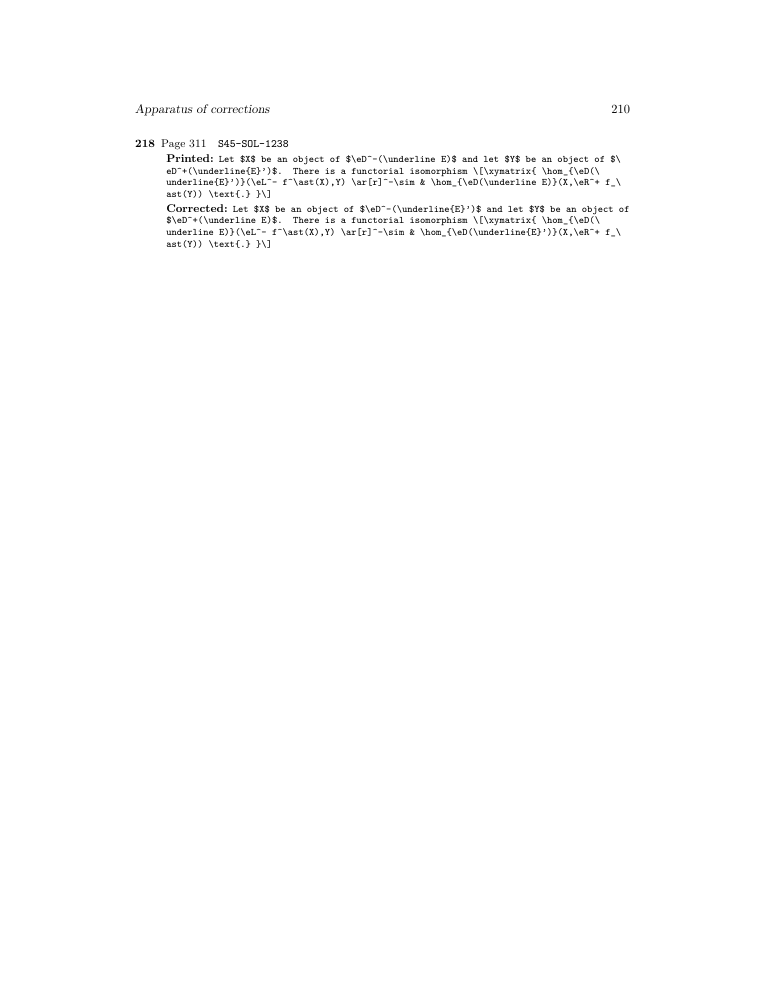
#> input picture raw/pro_returns/SGA4HALF_READERS_20261113/RECORDS/work/build/visual_qa/SGA4HALF_EN_corrected_apparatus_last_apparatus.png, 765 x 990 px
$ python lines.py ../../../../raw/pro_returns/SGA4HALF_READERS_20261113/RECORDS/work/build/visual_qa/SGA4HALF_EN_corrected_apparatus_last_apparatus.png
#> lines starting #> are read from the running program, lines starting #| are printed output that depends on the picture; after the words box and inside, x2 and y2 are one past the last pixel; in counts of white or black regions, pixels touching at a corner belong together
import sys
from PIL import Image
import numpy as np
# usage: lines.py strip.png  -> prints ink bands (y0,y1) and x extent
im = np.array(Image.open(sys.argv[1]).convert('L'))
ink = (im < 128)
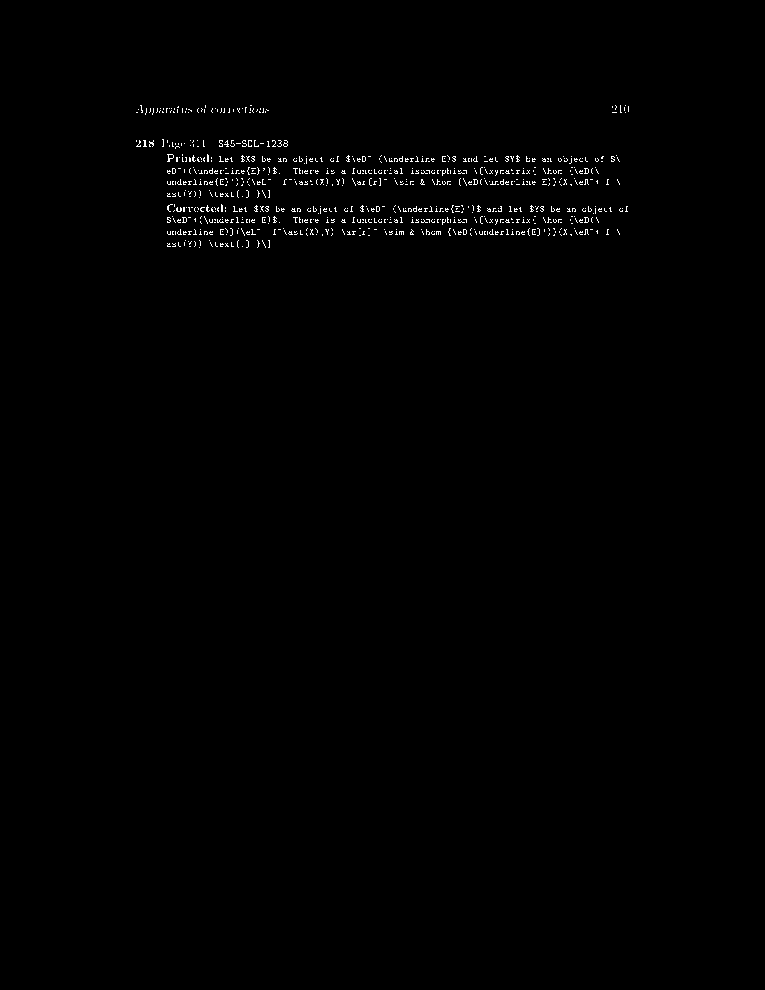
#> ink: shape (990, 765) bool; 0.6% white in thin lines or dots, all inside (x1, y1, x2, y2) = (136, 105, 629, 248)
rows = ink.sum(axis=1)
#> rows = 990 values, max 183 at index 211, min 0 at index 0, mean 4.62
bands = []
inb = False
for y, r in enumerate(rows):
    if r > 2 and not inb:
        inb = True; y0 = y
    elif r <= 2 and inb:
        inb = False; bands.append((y0, y))
#> this loop made 990 passes
#> inb on passes 106, 114, 141, 148, 155, 165, 168, 176, 179, 187, 191, 199: True, False, True, False, True, False, True, False, True, False, True, False
#> after the loop, bands = [(105, 113), (140, 147), (154, 164), (167, 175), (178, 186), (190, 198), (204, 214), (216, 224), (228, 236), (240, 248)]; inb = False; y0 = 240
if inb: bands.append((y0, len(rows)))
for (a, b) in bands:
    cols = np.where(ink[a:b].sum(axis=0) > 0)[0]
    print(a, b, b-a, cols.min(), cols.max())
#> this loop made 10 passes
#| 105 113 8 136 628
#| 140 147 7 136 287
#| 154 164 10 167 619
#| 167 175 8 167 598
#| 178 186 8 167 619
#| 190 198 8 167 269
#| 204 214 10 167 627
#| 216 224 8 167 598
#> (further printed lines are left out)

$ run again, on raw/pro_returns/SGA4HALF_READERS_20261113/RECORDS/work/build/visual_qa/SGA4HALF_EN_diplomatic_print10.png
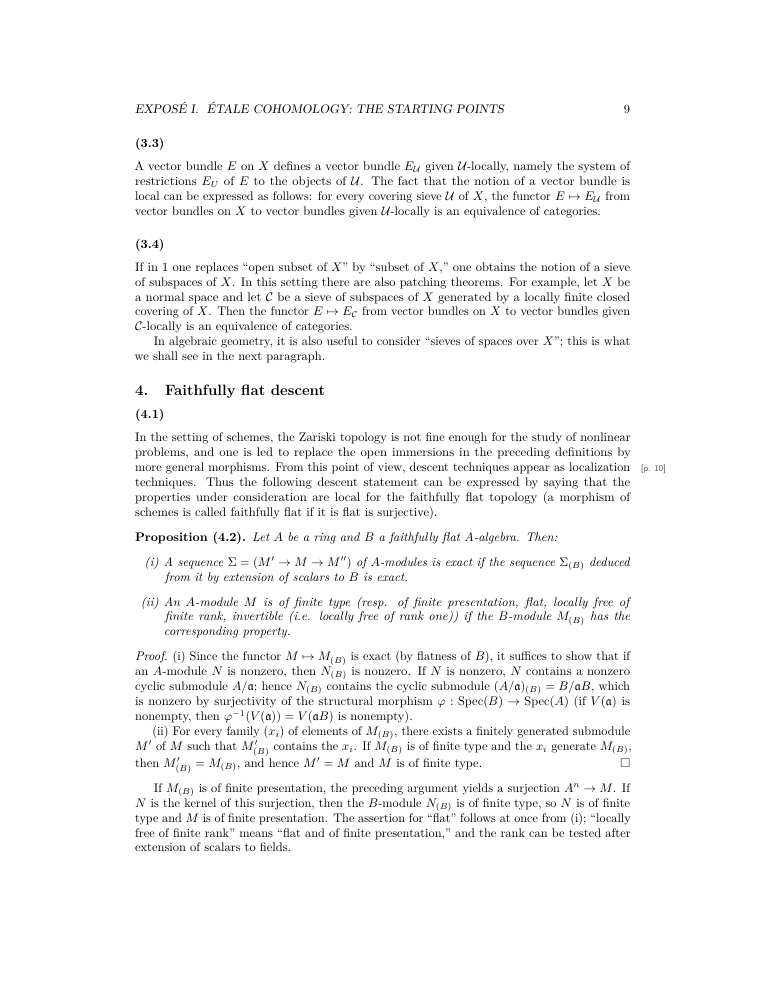
#> input picture raw/pro_returns/SGA4HALF_READERS_20261113/RECORDS/work/build/visual_qa/SGA4HALF_EN_diplomatic_print10.png, 765 x 990 px
#> `ink = (im < 128)`:
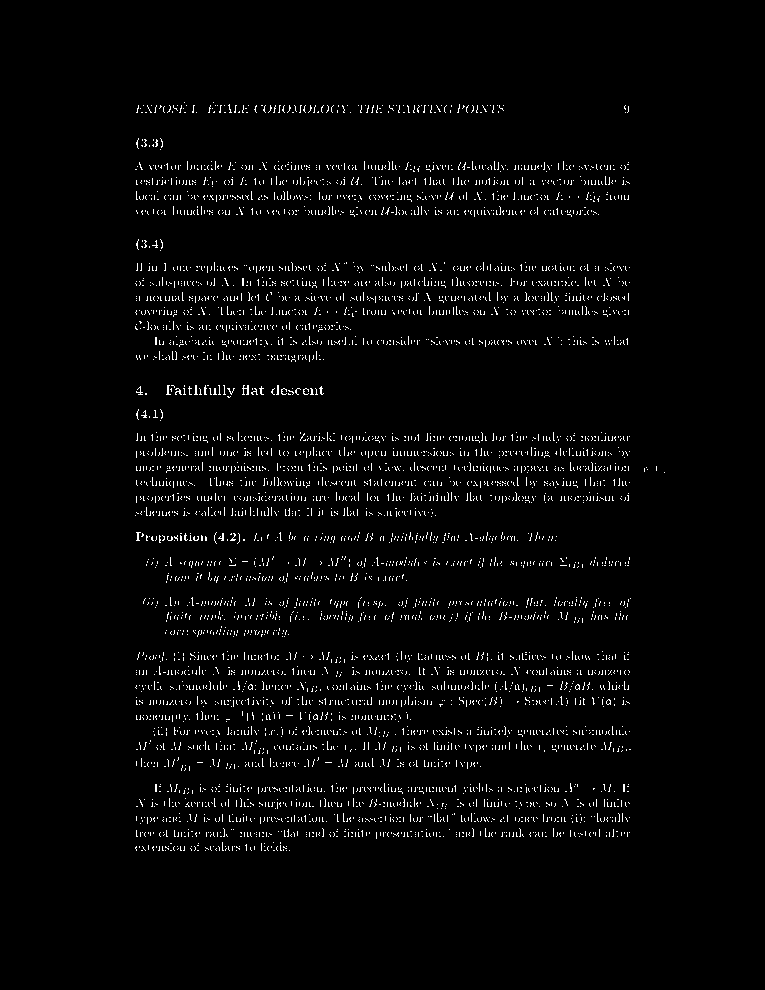
#> ink: shape (990, 765) bool; 2.6% white in thin lines or dots, all inside (x1, y1, x2, y2) = (135, 102, 665, 851)
#> rows = 990 values, max 141 at index 440, min 0 at index 0, mean 19.89
#> the loop `for y, r in enumerate(rows):` made 990 passes
#> inb on passes 106, 114, 140, 148, 162, 173, 177, 186: True, False, True, False, True, False, True, False
#> after the loop `for y, r in enumerate(rows):`: bands = 44 pairs, first value 105 to 842, second value 113 to 851; inb = False; y0 = 842
#> the loop `for (a, b) in bands:` made 44 passes
#> (a, b) on passes 1 to 8: (105, 113), (139, 147), (161, 172), (176, 185), (191, 202), (206, 217), (240, 248), (262, 271)
#> (printed output is left out)

$ run again, on raw/pro_returns/SGA4HALF_READERS_20261113/RECORDS/work/build/visual_qa/SGA4HALF_EN_reading_print54.png
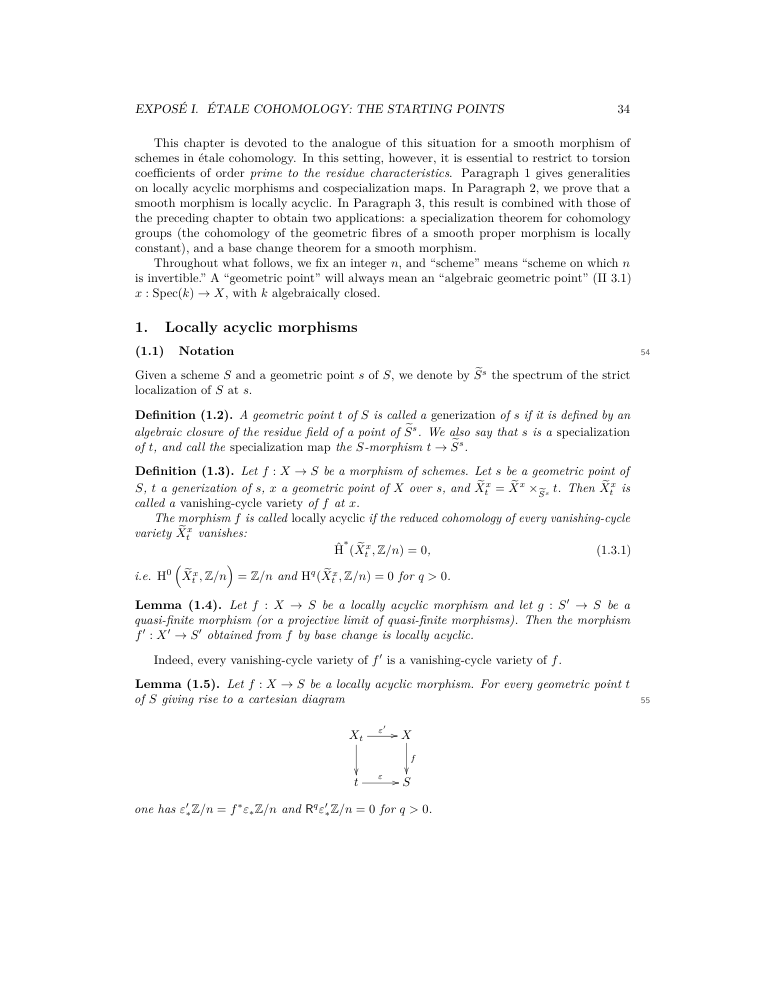
#> input picture raw/pro_returns/SGA4HALF_READERS_20261113/RECORDS/work/build/visual_qa/SGA4HALF_EN_reading_print54.png, 765 x 990 px
#> `ink = (im < 128)`:
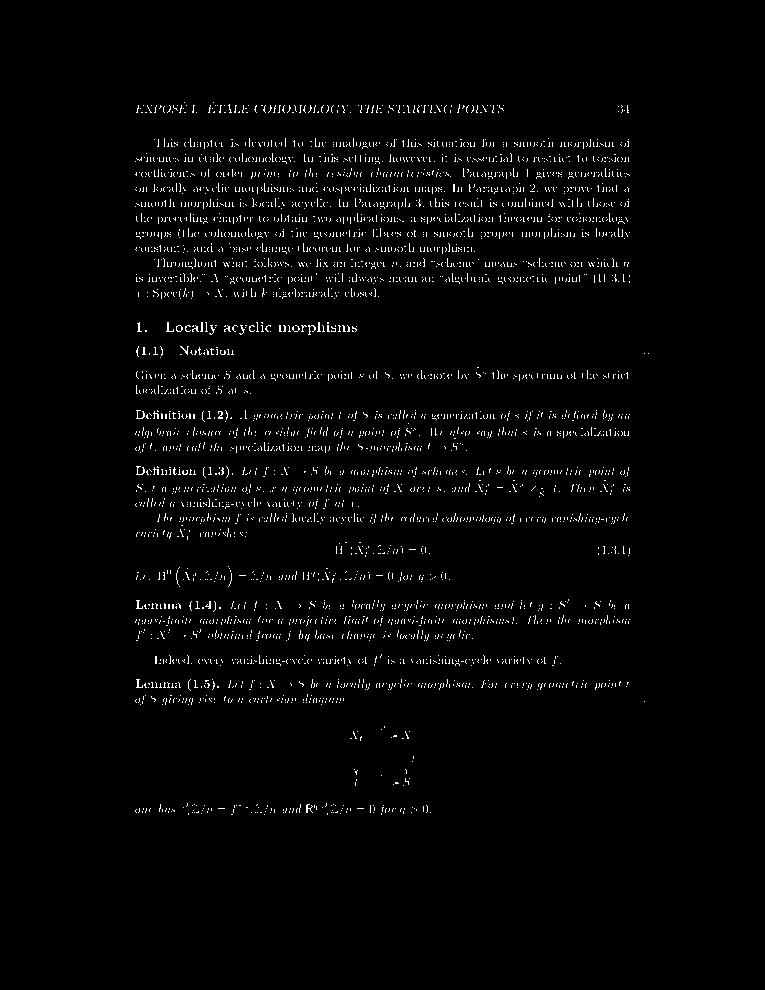
#> ink: shape (990, 765) bool; 2% white in thin lines or dots, all inside (x1, y1, x2, y2) = (135, 102, 649, 815)
#> rows = 990 values, max 141 at index 206, min 0 at index 0, mean 15.61
#> the loop `for y, r in enumerate(rows):` made 990 passes
#> inb on passes 106, 114, 139, 150, 154, 163, 164, 165: True, False, True, False, True, False, True, False
#> after the loop `for y, r in enumerate(rows):`: bands = 44 pairs, first value 105 to 804, second value 113 to 815; inb = False; y0 = 804
#> the loop `for (a, b) in bands:` made 44 passes
#> (a, b) on passes 1, 2, 3, 5, 6, 7, 8, 9: (105, 113), (138, 149), (153, 162), (168, 179), (183, 194), (198, 209), (213, 224), (228, 239)
#> (printed output is left out)

$ run again, on raw/pro_returns/SGA4HALF_READERS_20261113/RECORDS/work/build/visual_qa/SGA4HALF_FR_corrige_apparat_last_apparatus.png
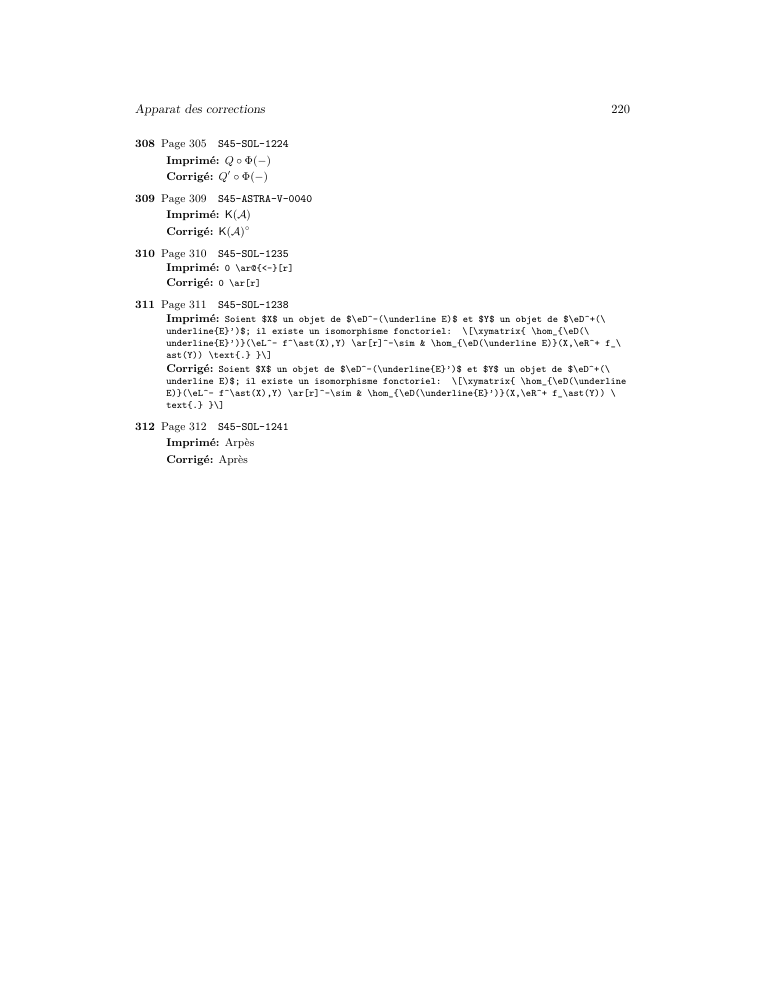
#> input picture raw/pro_returns/SGA4HALF_READERS_20261113/RECORDS/work/build/visual_qa/SGA4HALF_FR_corrige_apparat_last_apparatus.png, 765 x 990 px
#> `ink = (im < 128)`:
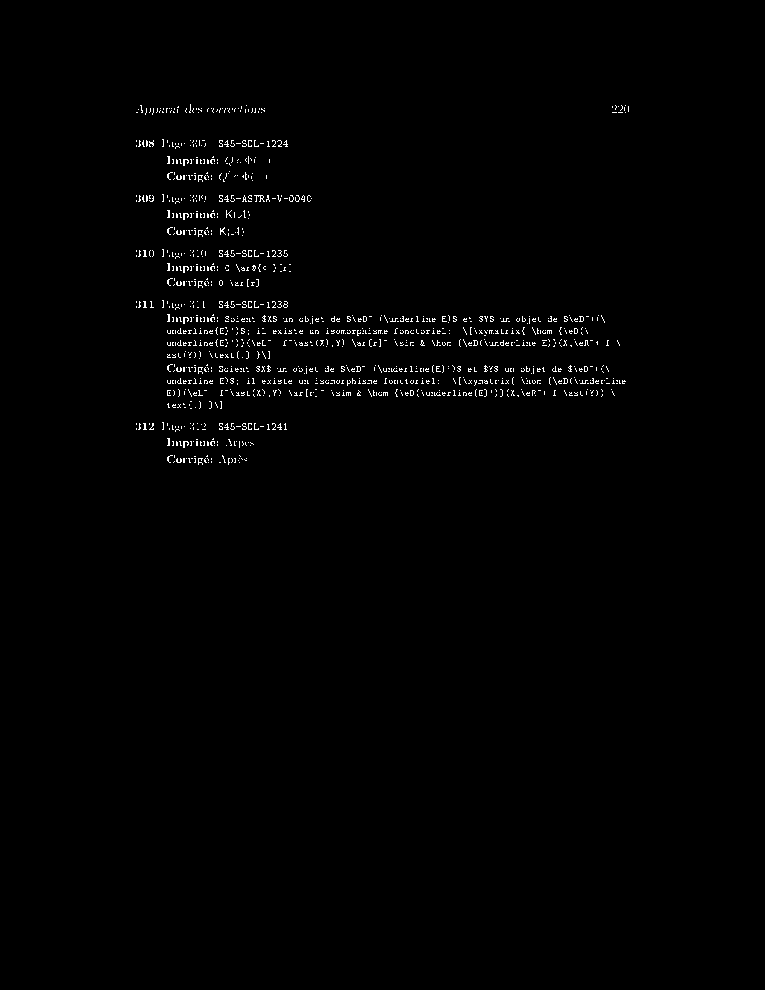
#> ink: shape (990, 765) bool; 0.91% white in thin lines or dots, all inside (x1, y1, x2, y2) = (136, 104, 629, 465)
#> rows = 990 values, max 209 at index 383, min 0 at index 0, mean 6.98
#> the loop `for y, r in enumerate(rows):` made 990 passes
#> inb on passes 106, 114, 141, 148, 157, 167, 173, 183: True, False, True, False, True, False, True, False
#> after the loop `for y, r in enumerate(rows):`: bands = [(105, 113), (140, 147), (156, 166), (172, 182), (195, 202), (210, 219), (227, 236), (250, 257), (263, 272), (278, 287), (301, 308), (314, 324), (327, 336), (339, 347), (351, 359), (364, 374), (377, 385), (389, 397), (401, 409), (423, 430), (438, 448), (455, 465)]; inb = False; y0 = 455
#> the loop `for (a, b) in bands:` made 22 passes
#> (printed output is left out)
